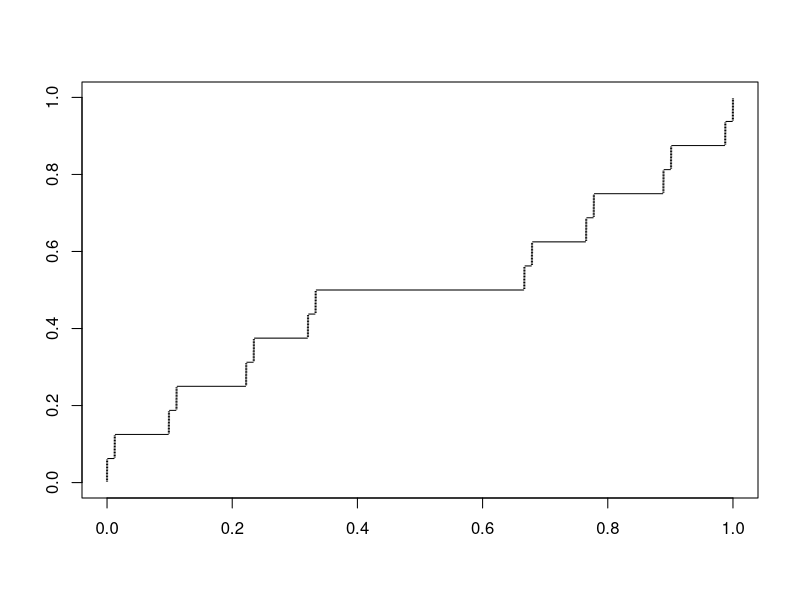

Write the R code that produced this figure.
#############################################

# Generates Plot of Cantor's Devil Staircase

#############################################


# Steps
#   1. Take interval matrix, step over rows and put middle 
#       third in matrices. Put remaining in new matrix.
#   2. Figure out number of segment to plot at this stage.
#   3. Space them and plot them accordingly
#   4. Output is matrix containing remaining segments as rows, 
#       endpoints as columns.
#   5. Return to step 1


# Function to loop over matrix where rows are remaining segments.
# Output:
#   1. Plot Matrix
#   2. Remaining matrix
cantor.step <- function(in.matrix){

    # Number of new segments; initialize out matrix
    n.seg <- 2*nrow(in.matrix)
    out.matrix <- matrix(0,n.seg,2)

    # Length of new segments
    seg.length <- 1/(3^nrow(in.matrix))

    # Indicators for new segments close to 0 or 1
    near0 <- as.logical(matrix(rbind(rep(1,n.seg/2),rep(0,n.seg/2)),n.seg,1))
    near1 <- !near0

    # Assign values to matrix   
    out.matrix[near0,] <- in.matrix
    out.matrix[near1,] <- in.matrix
    plot.matrix <- in.matrix

    # Add and subtract lengths
    out.matrix[near0,2] <- out.matrix[near0,1] + seg.length 
    out.matrix[near1,1] <- out.matrix[near1,2] - seg.length 
    plot.matrix[,1] <- plot.matrix[,1] + seg.length + 1e-3
    plot.matrix[,2] <- plot.matrix[,2] - seg.length - 1e-3

    list(plot.matrix,out.matrix)
}


# Loop through and plot
n.removals <- 8
in.matrix <- matrix(c(0,1),1,2)
plot(1,type="n",xlim=c(0,1),ylim=c(0,1),xlab="",ylab="")
for(i in 1:n.removals){

    output <- cantor.step(in.matrix) 
    plot.matrix <- output[[1]]
    in.matrix <- output[[2]]
    
    ylocs <- seq(1,2^i,2)/(2^i)

    for(j in 1:(2^(i-1))){
        lines(plot.matrix[j,],rep(ylocs[j],2))
    }
}

